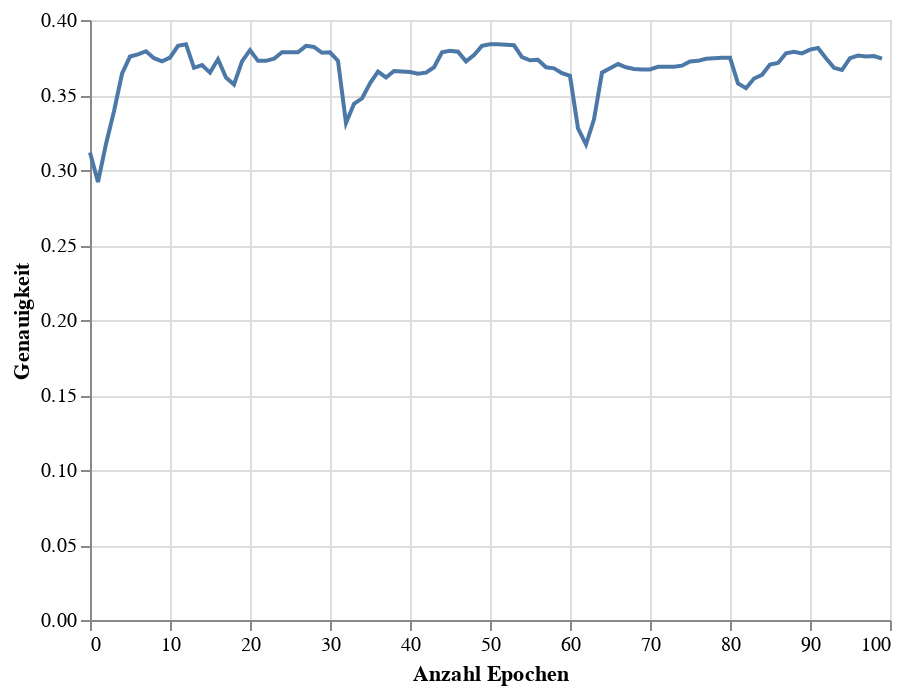

Notebook source saved alongside this figure:
### Code cell
accuracy_chart = alt.Chart(accuracy_df).mark_line().encode(
    x=alt.X('Epoch',title = 'Anzahl Epochen'),
    y=alt.Y('Accuracy', title = 'Genauigkeit')
)
accuracy_chart

### Figure 1 — Vega-Lite specification as saved in the notebook (floating-point values rounded to 4 significant figures)
{"config": {"view": {"continuousWidth": 400, "continuousHeight": 300}}, "data": {"name": "data-3d2f6a98b02f837dbf96120ab454e60a"}, "mark": "line", "encoding": {"x": {"field": "Epoch", "title": "Anzahl Epochen", "type": "quantitative"}, "y": {"field": "Accuracy", "title": "Genauigkeit", "type": "quantitative"}}, "$schema": "https://vega.github.io/schema/vega-lite/v4.17.0.json", "datasets": {"data-3d2f6a98b02f837dbf96120ab454e60a": [{"Epoch": 0, "Accuracy": 0.3117}, {"Epoch": 1, "Accuracy": 0.292}, {"Epoch": 2, "Accuracy": 0.3174}, {"Epoch": 3, "Accuracy": 0.3392}, {"Epoch": 4, "Accuracy": 0.3642}, {"Epoch": 5, "Accuracy": 0.3756}, {"Epoch": 6, "Accuracy": 0.3771}, {"Epoch": 7, "Accuracy": 0.3792}, {"Epoch": 8, "Accuracy": 0.3746}, {"Epoch": 9, "Accuracy": 0.3724}, {"Epoch": 10, "Accuracy": 0.3749}, {"Epoch": 11, "Accuracy": 0.3828}, {"Epoch": 12, "Accuracy": 0.3838}, {"Epoch": 13, "Accuracy": 0.3681}, {"Epoch": 14, "Accuracy": 0.3699}, {"Epoch": 15, "Accuracy": 0.3649}, {"Epoch": 16, "Accuracy": 0.3738}, {"Epoch": 17, "Accuracy": 0.3617}, {"Epoch": 18, "Accuracy": 0.357}, {"Epoch": 19, "Accuracy": 0.3724}, {"Epoch": 20, "Accuracy": 0.3799}, {"Epoch": 21, "Accuracy": 0.3728}, {"Epoch": 22, "Accuracy": 0.3728}, {"Epoch": 23, "Accuracy": 0.3742}, {"Epoch": 24, "Accuracy": 0.3785}, {"Epoch": 25, "Accuracy": 0.3785}, {"Epoch": 26, "Accuracy": 0.3785}, {"Epoch": 27, "Accuracy": 0.3828}, {"Epoch": 28, "Accuracy": 0.3821}, {"Epoch": 29, "Accuracy": 0.3781}, {"Epoch": 30, "Accuracy": 0.3785}, {"Epoch": 31, "Accuracy": 0.3728}, {"Epoch": 32, "Accuracy": 0.3313}, {"Epoch": 33, "Accuracy": 0.3442}, {"Epoch": 34, "Accuracy": 0.3477}, {"Epoch": 35, "Accuracy": 0.3578}, {"Epoch": 36, "Accuracy": 0.3656}, {"Epoch": 37, "Accuracy": 0.3617}, {"Epoch": 38, "Accuracy": 0.366}, {"Epoch": 39, "Accuracy": 0.3656}, {"Epoch": 40, "Accuracy": 0.3653}, {"Epoch": 41, "Accuracy": 0.3642}, {"Epoch": 42, "Accuracy": 0.3649}, {"Epoch": 43, "Accuracy": 0.3685}, {"Epoch": 44, "Accuracy": 0.3785}, {"Epoch": 45, "Accuracy": 0.3796}, {"Epoch": 46, "Accuracy": 0.3788}, {"Epoch": 47, "Accuracy": 0.3724}, {"Epoch": 48, "Accuracy": 0.3767}, {"Epoch": 49, "Accuracy": 0.3828}, {"Epoch": 50, "Accuracy": 0.3838}, {"Epoch": 51, "Accuracy": 0.3838}, {"Epoch": 52, "Accuracy": 0.3835}, {"Epoch": 53, "Accuracy": 0.3831}, {"Epoch": 54, "Accuracy": 0.3753}, {"Epoch": 55, "Accuracy": 0.3731}, {"Epoch": 56, "Accuracy": 0.3735}, {"Epoch": 57, "Accuracy": 0.3685}, {"Epoch": 58, "Accuracy": 0.3678}, {"Epoch": 59, "Accuracy": 0.3645}, {"Epoch": 60, "Accuracy": 0.3628}, {"Epoch": 61, "Accuracy": 0.3277}, {"Epoch": 62, "Accuracy": 0.317}, {"Epoch": 63, "Accuracy": 0.3338}, {"Epoch": 64, "Accuracy": 0.3649}, {"Epoch": 65, "Accuracy": 0.3678}, {"Epoch": 66, "Accuracy": 0.3706}, {"Epoch": 67, "Accuracy": 0.3685}, {"Epoch": 68, "Accuracy": 0.3674}, {"Epoch": 69, "Accuracy": 0.367}, {"Epoch": 70, "Accuracy": 0.367}, {"Epoch": 71, "Accuracy": 0.3688}, {"Epoch": 72, "Accuracy": 0.3688}, {"Epoch": 73, "Accuracy": 0.3688}, {"Epoch": 74, "Accuracy": 0.3695}, {"Epoch": 75, "Accuracy": 0.3724}, {"Epoch": 76, "Accuracy": 0.3728}, {"Epoch": 77, "Accuracy": 0.3742}, {"Epoch": 78, "Accuracy": 0.3746}, {"Epoch": 79, "Accuracy": 0.3749}, {"Epoch": 80, "Accuracy": 0.3749}, {"Epoch": 81, "Accuracy": 0.3578}, {"Epoch": 82, "Accuracy": 0.3545}, {"Epoch": 83, "Accuracy": 0.361}, {"Epoch": 84, "Accuracy": 0.3635}, {"Epoch": 85, "Accuracy": 0.3703}, {"Epoch": 86, "Accuracy": 0.3713}, {"Epoch": 87, "Accuracy": 0.3778}, {"Epoch": 88, "Accuracy": 0.3788}, {"Epoch": 89, "Accuracy": 0.3778}, {"Epoch": 90, "Accuracy": 0.3803}, {"Epoch": 91, "Accuracy": 0.3813}, {"Epoch": 92, "Accuracy": 0.3746}, {"Epoch": 93, "Accuracy": 0.3681}, {"Epoch": 94, "Accuracy": 0.3667}, {"Epoch": 95, "Accuracy": 0.3746}, {"Epoch": 96, "Accuracy": 0.3763}, {"Epoch": 97, "Accuracy": 0.3756}, {"Epoch": 98, "Accuracy": 0.376}, {"Epoch": 99, "Accuracy": 0.3742}]}}
